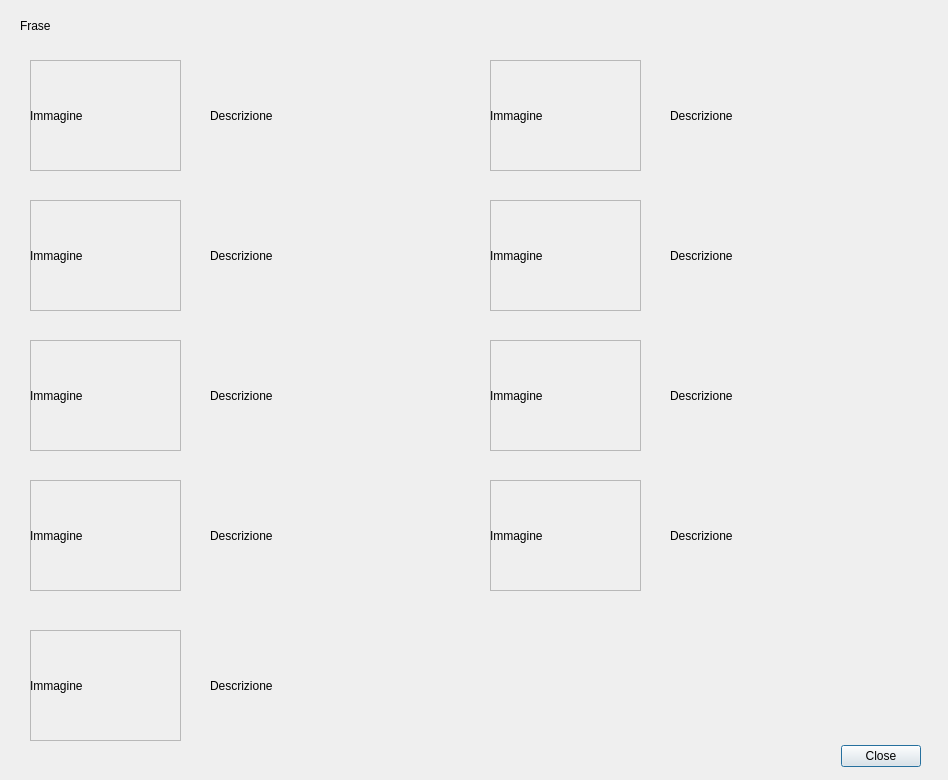
<?xml version="1.0" encoding="UTF-8"?>
<ui version="4.0">
 <class>Aiuto</class>
 <widget class="QDialog" name="Aiuto">
  <property name="geometry">
   <rect>
    <x>0</x>
    <y>0</y>
    <width>948</width>
    <height>780</height>
   </rect>
  </property>
  <property name="windowTitle">
   <string>Dialog</string>
  </property>
  <widget class="QFrame" name="frame_2">
   <property name="geometry">
    <rect>
     <x>30</x>
     <y>200</y>
     <width>151</width>
     <height>111</height>
    </rect>
   </property>
   <property name="frameShape">
    <enum>QFrame::StyledPanel</enum>
   </property>
   <property name="frameShadow">
    <enum>QFrame::Raised</enum>
   </property>
   <widget class="QLabel" name="Immagine_Grafico">
    <property name="geometry">
     <rect>
      <x>0</x>
      <y>0</y>
      <width>151</width>
      <height>111</height>
     </rect>
    </property>
    <property name="text">
     <string>Immagine</string>
    </property>
   </widget>
  </widget>
  <widget class="QFrame" name="frame_4">
   <property name="geometry">
    <rect>
     <x>30</x>
     <y>480</y>
     <width>151</width>
     <height>111</height>
    </rect>
   </property>
   <property name="frameShape">
    <enum>QFrame::StyledPanel</enum>
   </property>
   <property name="frameShadow">
    <enum>QFrame::Raised</enum>
   </property>
   <widget class="QLabel" name="Immagine_Icona_da_campo">
    <property name="geometry">
     <rect>
      <x>0</x>
      <y>0</y>
      <width>151</width>
      <height>111</height>
     </rect>
    </property>
    <property name="text">
     <string>Immagine</string>
    </property>
   </widget>
  </widget>
  <widget class="QLabel" name="Descrizione_Scudetto">
   <property name="geometry">
    <rect>
     <x>210</x>
     <y>60</y>
     <width>251</width>
     <height>111</height>
    </rect>
   </property>
   <property name="text">
    <string>Descrizione</string>
   </property>
  </widget>
  <widget class="QLabel" name="Descrizione_Civetta">
   <property name="geometry">
    <rect>
     <x>670</x>
     <y>200</y>
     <width>251</width>
     <height>111</height>
    </rect>
   </property>
   <property name="text">
    <string>Descrizione</string>
   </property>
  </widget>
  <widget class="QFrame" name="frame_7">
   <property name="geometry">
    <rect>
     <x>490</x>
     <y>200</y>
     <width>151</width>
     <height>111</height>
    </rect>
   </property>
   <property name="frameShape">
    <enum>QFrame::StyledPanel</enum>
   </property>
   <property name="frameShadow">
    <enum>QFrame::Raised</enum>
   </property>
   <widget class="QLabel" name="Immagine_Civetta">
    <property name="geometry">
     <rect>
      <x>0</x>
      <y>0</y>
      <width>151</width>
      <height>111</height>
     </rect>
    </property>
    <property name="text">
     <string>Immagine</string>
    </property>
   </widget>
  </widget>
  <widget class="QDialogButtonBox" name="Close">
   <property name="geometry">
    <rect>
     <x>840</x>
     <y>740</y>
     <width>81</width>
     <height>32</height>
    </rect>
   </property>
   <property name="orientation">
    <enum>Qt::Horizontal</enum>
   </property>
   <property name="standardButtons">
    <set>QDialogButtonBox::Close</set>
   </property>
  </widget>
  <widget class="QFrame" name="frame_3">
   <property name="geometry">
    <rect>
     <x>30</x>
     <y>340</y>
     <width>151</width>
     <height>111</height>
    </rect>
   </property>
   <property name="frameShape">
    <enum>QFrame::StyledPanel</enum>
   </property>
   <property name="frameShadow">
    <enum>QFrame::Raised</enum>
   </property>
   <widget class="QLabel" name="Immagine_Occhio">
    <property name="geometry">
     <rect>
      <x>0</x>
      <y>0</y>
      <width>151</width>
      <height>111</height>
     </rect>
    </property>
    <property name="text">
     <string>Immagine</string>
    </property>
   </widget>
  </widget>
  <widget class="QFrame" name="frame_8">
   <property name="geometry">
    <rect>
     <x>490</x>
     <y>340</y>
     <width>151</width>
     <height>111</height>
    </rect>
   </property>
   <property name="frameShape">
    <enum>QFrame::StyledPanel</enum>
   </property>
   <property name="frameShadow">
    <enum>QFrame::Raised</enum>
   </property>
   <widget class="QLabel" name="Immagine_Coccinella">
    <property name="geometry">
     <rect>
      <x>0</x>
      <y>0</y>
      <width>151</width>
      <height>111</height>
     </rect>
    </property>
    <property name="text">
     <string>Immagine</string>
    </property>
   </widget>
  </widget>
  <widget class="QFrame" name="frame_5">
   <property name="geometry">
    <rect>
     <x>30</x>
     <y>630</y>
     <width>151</width>
     <height>111</height>
    </rect>
   </property>
   <property name="frameShape">
    <enum>QFrame::StyledPanel</enum>
   </property>
   <property name="frameShadow">
    <enum>QFrame::Raised</enum>
   </property>
   <widget class="QLabel" name="Immagine_Manometro">
    <property name="geometry">
     <rect>
      <x>0</x>
      <y>0</y>
      <width>151</width>
      <height>111</height>
     </rect>
    </property>
    <property name="text">
     <string>Immagine</string>
    </property>
   </widget>
  </widget>
  <widget class="QLabel" name="Descrizione_Occhio">
   <property name="geometry">
    <rect>
     <x>210</x>
     <y>340</y>
     <width>251</width>
     <height>111</height>
    </rect>
   </property>
   <property name="text">
    <string>Descrizione</string>
   </property>
  </widget>
  <widget class="QLabel" name="Frase_di_Cortesia">
   <property name="geometry">
    <rect>
     <x>20</x>
     <y>0</y>
     <width>891</width>
     <height>51</height>
    </rect>
   </property>
   <property name="text">
    <string>Frase</string>
   </property>
  </widget>
  <widget class="QLabel" name="Descrizione_Grafico">
   <property name="geometry">
    <rect>
     <x>210</x>
     <y>200</y>
     <width>251</width>
     <height>111</height>
    </rect>
   </property>
   <property name="text">
    <string>Descrizione</string>
   </property>
  </widget>
  <widget class="QLabel" name="Descrizione_Ruota_Dentata">
   <property name="geometry">
    <rect>
     <x>670</x>
     <y>60</y>
     <width>251</width>
     <height>111</height>
    </rect>
   </property>
   <property name="text">
    <string>Descrizione</string>
   </property>
  </widget>
  <widget class="QFrame" name="frame">
   <property name="geometry">
    <rect>
     <x>30</x>
     <y>60</y>
     <width>151</width>
     <height>111</height>
    </rect>
   </property>
   <property name="frameShape">
    <enum>QFrame::StyledPanel</enum>
   </property>
   <property name="frameShadow">
    <enum>QFrame::Raised</enum>
   </property>
   <widget class="QLabel" name="Immagine_Scudetto">
    <property name="geometry">
     <rect>
      <x>0</x>
      <y>0</y>
      <width>151</width>
      <height>111</height>
     </rect>
    </property>
    <property name="text">
     <string>Immagine</string>
    </property>
    <property name="scaledContents">
     <bool>false</bool>
    </property>
   </widget>
  </widget>
  <widget class="QLabel" name="Descrizione_Mano_ceh_saluta">
   <property name="geometry">
    <rect>
     <x>670</x>
     <y>480</y>
     <width>251</width>
     <height>111</height>
    </rect>
   </property>
   <property name="text">
    <string>Descrizione</string>
   </property>
  </widget>
  <widget class="QLabel" name="Descrizione_Manometro">
   <property name="geometry">
    <rect>
     <x>210</x>
     <y>630</y>
     <width>591</width>
     <height>111</height>
    </rect>
   </property>
   <property name="text">
    <string>Descrizione</string>
   </property>
  </widget>
  <widget class="QFrame" name="frame_6">
   <property name="geometry">
    <rect>
     <x>490</x>
     <y>60</y>
     <width>151</width>
     <height>111</height>
    </rect>
   </property>
   <property name="frameShape">
    <enum>QFrame::StyledPanel</enum>
   </property>
   <property name="frameShadow">
    <enum>QFrame::Raised</enum>
   </property>
   <widget class="QLabel" name="Immagine_Ruota_dentata">
    <property name="geometry">
     <rect>
      <x>0</x>
      <y>0</y>
      <width>151</width>
      <height>111</height>
     </rect>
    </property>
    <property name="text">
     <string>Immagine</string>
    </property>
   </widget>
  </widget>
  <widget class="QFrame" name="frame_9">
   <property name="geometry">
    <rect>
     <x>490</x>
     <y>480</y>
     <width>151</width>
     <height>111</height>
    </rect>
   </property>
   <property name="frameShape">
    <enum>QFrame::StyledPanel</enum>
   </property>
   <property name="frameShadow">
    <enum>QFrame::Raised</enum>
   </property>
   <widget class="QLabel" name="Immagine_Mano_che_saluta">
    <property name="geometry">
     <rect>
      <x>0</x>
      <y>0</y>
      <width>151</width>
      <height>111</height>
     </rect>
    </property>
    <property name="text">
     <string>Immagine</string>
    </property>
   </widget>
  </widget>
  <widget class="QLabel" name="Descrizione_Coccinella">
   <property name="geometry">
    <rect>
     <x>670</x>
     <y>340</y>
     <width>251</width>
     <height>111</height>
    </rect>
   </property>
   <property name="text">
    <string>Descrizione</string>
   </property>
  </widget>
  <widget class="QLabel" name="Descrizione_Icone_da_Campo">
   <property name="geometry">
    <rect>
     <x>210</x>
     <y>480</y>
     <width>251</width>
     <height>111</height>
    </rect>
   </property>
   <property name="text">
    <string>Descrizione</string>
   </property>
  </widget>
 </widget>
 <resources/>
 <connections/>
</ui>
